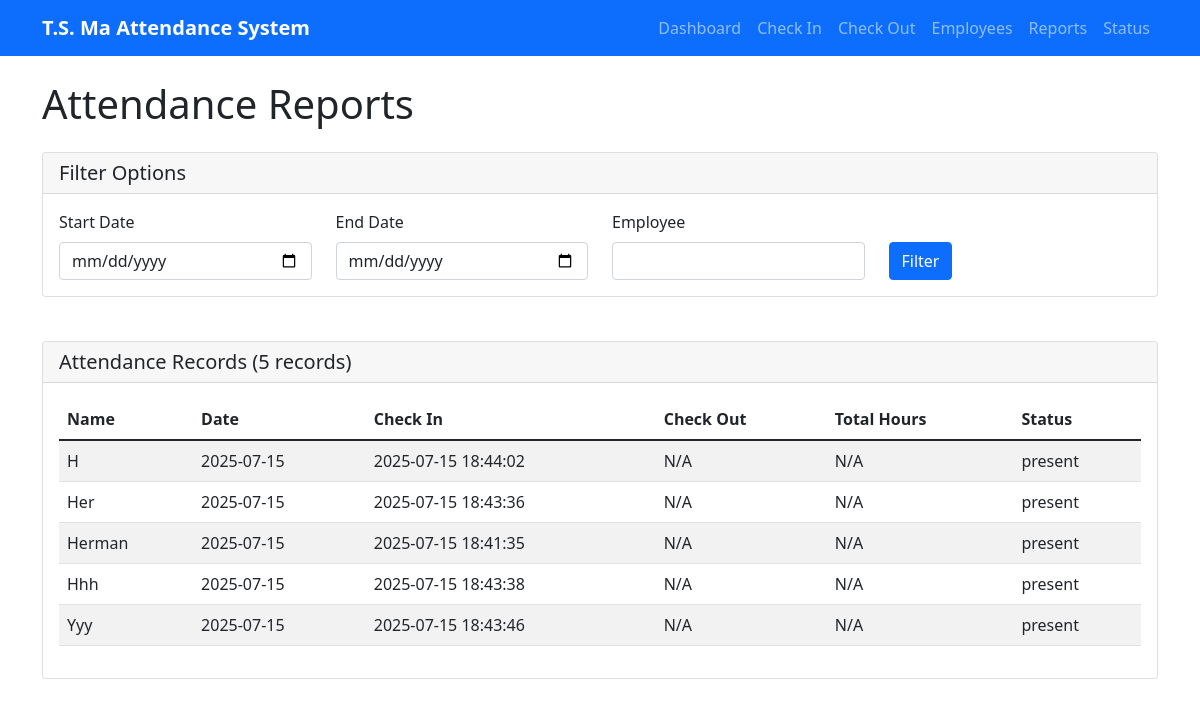
/reports, run on an earlier commit of the app's database.
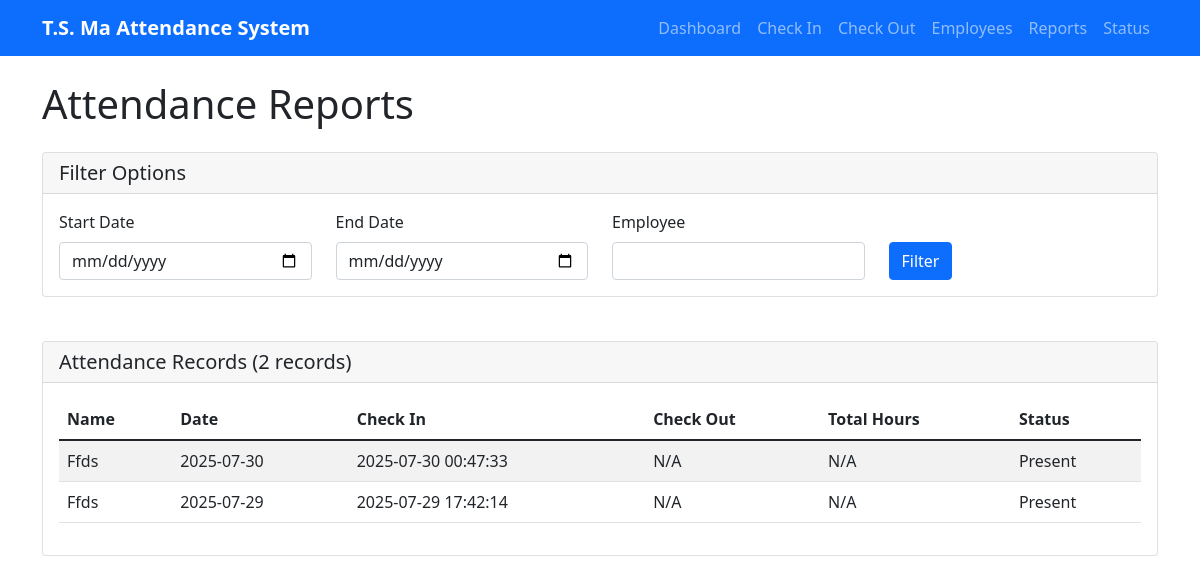
And on a later commit of the database.
### tables this page shows
CREATE TABLE attendance (
                    id INTEGER PRIMARY KEY AUTOINCREMENT,
                    name TEXT NOT NULL,
                    date TEXT NOT NULL,
                    check_in_time TEXT,
                    check_out_time TEXT,
                    total_hours REAL,
                    status TEXT DEFAULT 'Absent',
                    created_at TIMESTAMP DEFAULT CURRENT_TIMESTAMP
                );

### attendance_web_server.py (the view)
@app.route('/reports')
def reports():
    db = get_db()
    start_date = request.args.get('start_date', '')
    end_date = request.args.get('end_date', '')
    employee = request.args.get('employee', '')
    records = db.get_attendance_report(
        start_date if start_date else None,
        end_date if end_date else None,
        employee if employee else None
    )
    return render_template('reports.html', records=records)

### attendance_database.py (called while the page is built)
    def _get_connection(self):
        return sqlite3.connect(self.db_path, check_same_thread=False)

### attendance_web_server.py (called while the page is built)
def get_db():
    global db
    if db is None:
        db = AttendanceDatabase()
    return db

### templates/reports.html (shortened to what this page needs)
{% extends "base.html" %}
{% block content %}
<h1 class="mb-4">Attendance Reports</h1>
<div class="row mb-4">
    <div class="col-md-12">
        <div class="card">
            <div class="card-header">
                <h5 class="card-title mb-0">Filter Options</h5>
            </div>
            <div class="card-body">
                <form method="GET" class="row">
                    <div class="col-md-3">
                        <label for="start_date" class="form-label">Start Date</label>
                        <input type="date" class="form-control" id="start_date" name="start_date"
                               value="{{ request.args.get('start_date', '') }}">
                    </div>
                    <div class="col-md-3">
                        <label for="end_date" class="form-label">End Date</label>
                        <input type="date" class="form-control" id="end_date" name="end_date"
                               value="{{ request.args.get('end_date', '') }}">
                    </div>
                    <div class="col-md-3">
                        <label for="employee" class="form-label">Employee</label>
                        <input type="text" class="form-control" id="employee" name="employee"
                               value="{{ request.args.get('employee', '') }}">
                    </div>
                    <div class="col-md-3">
                        <label class="form-label">&nbsp;</label>
                        <button type="submit" class="btn btn-primary d-block">Filter</button>
                    </div>
                </form>
            </div>
        </div>
    </div>
</div>
<div class="card">
    <div class="card-header">
        <h5 class="card-title mb-0">Attendance Records ({{ records|length }} records)</h5>
    </div>
    <div class="card-body">
        {% if records %}
            <div class="table-responsive">
                <table class="table table-striped">
                    <thead>
                        <tr>
                            <th>Name</th>
                            <th>Date</th>
                            <th>Check In</th>
                            <th>Check Out</th>
                            <th>Total Hours</th>
                            <th>Status</th>
                        </tr>
                    </thead>
                    <tbody>
                        {% for record in records %}
                        <tr>
                            <td>{{ record.name }}</td>
                            <td>{{ record.date }}</td>
                            <td>{{ record.check_in_time or 'N/A' }}</td>
                            <td>{{ record.check_out_time or 'N/A' }}</td>
                            <td>{{ record.total_hours or 'N/A' }}</td>
                            <td>{{ record.status }}</td>
                        </tr>
                        {% endfor %}
                    </tbody>
                </table>
            </div>
        {% else %}
            <p>No records found.</p>
        {% endif %}
    </div>
</div>
{% endblock %}

What changed in the data, as far as the page shows it:
removed attendance: name "H", date "2025-07-15", check_in_time "2025-07-15 18:44:02", check_out_time "N/A", total_hours "N/A", status "present"
removed attendance: name "Her", date "2025-07-15", check_in_time "2025-07-15 18:43:36", check_out_time "N/A", total_hours "N/A", status "present"
removed attendance: name "Herman", date "2025-07-15", check_in_time "2025-07-15 18:41:35", check_out_time "N/A", total_hours "N/A", status "present"
removed attendance: name "Hhh", date "2025-07-15", check_in_time "2025-07-15 18:43:38", check_out_time "N/A", total_hours "N/A", status "present"
removed attendance: name "Yyy", date "2025-07-15", check_in_time "2025-07-15 18:43:46", check_out_time "N/A", total_hours "N/A", status "present"
added attendance: name "Ffds", date "2025-07-30", check_in_time "2025-07-30 00:47:33", check_out_time "N/A", total_hours "N/A", status "Present"
added attendance: name "Ffds", date "2025-07-29", check_in_time "2025-07-29 17:42:14", check_out_time "N/A", total_hours "N/A", status "Present"
Also different on the page:
{{ records|length }}: "5" → "2"
